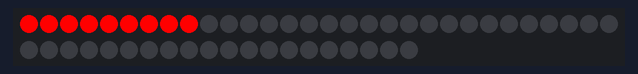
This sketch was run on a simulated ESP32. Shown: 50 RGB LEDs in strip order, left to right, continuing on the next row.

Above: at 0.92 s.
At 3.16 s:
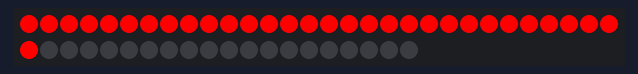
At 5.61 s:
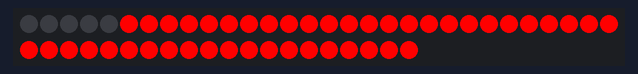
At 7.86 s:
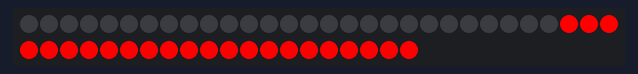
At 10.3 s:
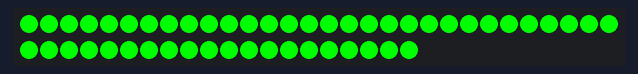
At 11.3 s:
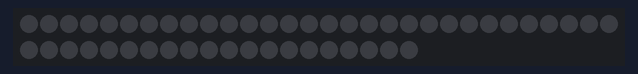

The sketch:

LEDsimple.ino
```cpp
#include <Adafruit_NeoPixel.h>

// 설정 값
#define LED_PIN 15      // LED 데이터 핀이 연결된 ESP32의 GPIO 핀
#define NUM_LEDS 50     // LED 개수

// Adafruit NeoPixel 객체 생성
Adafruit_NeoPixel strip = Adafruit_NeoPixel(NUM_LEDS, LED_PIN, NEO_GRBW + NEO_KHZ800);

void setup() {
  strip.begin();       // LED 스트립 초기화
  strip.show();        // 모든 LED를 꺼줌
  Serial.begin(115200); // 디버그용 시리얼 통신 시작
}

void loop() {
  // 1. 순차적으로 LED를 켜는 효과
  for (int i = 0; i < NUM_LEDS; i++) {
    strip.setPixelColor(i, strip.Color(255, 0, 0, 0)); // 빨간색
    strip.show();
    delay(100); // 100ms 대기
  }

  // 2. 순차적으로 LED를 끄는 효과
  for (int i = 0; i < NUM_LEDS; i++) {
    strip.setPixelColor(i, strip.Color(0, 0, 0, 0)); // LED 끄기
    strip.show();
    delay(100); // 100ms 대기
  }

  // 3. 모든 LED를 녹색으로 점등 후 1초 유지
  for (int i = 0; i < NUM_LEDS; i++) {
    strip.setPixelColor(i, strip.Color(0, 255, 0, 0)); // 녹색
  }
  strip.show();
  delay(1000); // 1초 대기

  // 4. 모든 LED를 끔
  for (int i = 0; i < NUM_LEDS; i++) {
    strip.setPixelColor(i, strip.Color(0, 0, 0, 0));
  }
  strip.show();
  delay(1000); // 1초 대기
}
```

Measured:
- by itself, everything shown: repeats every 12.2 s, in 52 steps
- what the display in image 4 shows lasts 1.0 s, from 10.2 s to 11.2 s
